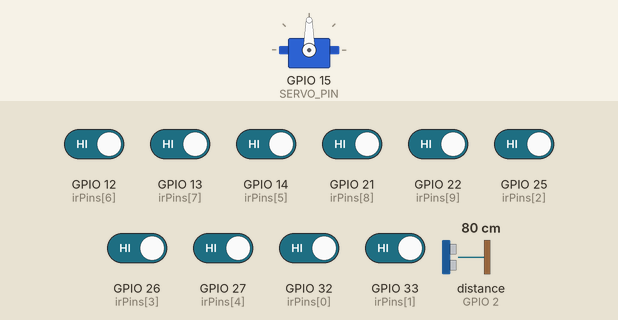
Simulated run of this sketch. Board: ESP32. On the bench: servo. Wiring (inferred from the names in the program): ultrasonic range finder: trigger GPIO 4; echo GPIO 2. The inputs (shaded band) are chosen by the test bench; at power-on: GPIO 12 (irPins[6]), GPIO 13 (irPins[7]), GPIO 14 (irPins[5]), GPIO 21 (irPins[8]), GPIO 22 (irPins[9]), GPIO 25 (irPins[2]), GPIO 26 (irPins[3]), GPIO 27 (irPins[4]), GPIO 32 (irPins[0]), GPIO 33 (irPins[1]) HIGH, distance to the obstacle (sensor on GPIO 2) 80 cm. The echo pulse lasts 58.3 µs per cm; WiFi joins after 1.5 s; servers stay silent unless stated.

Above: at 3.0 s.
3.1 s: distance to the obstacle (sensor on GPIO 2) set to 87 cm
4.6 s: distance to the obstacle (sensor on GPIO 2) set to 95 cm
At 5.3 s:
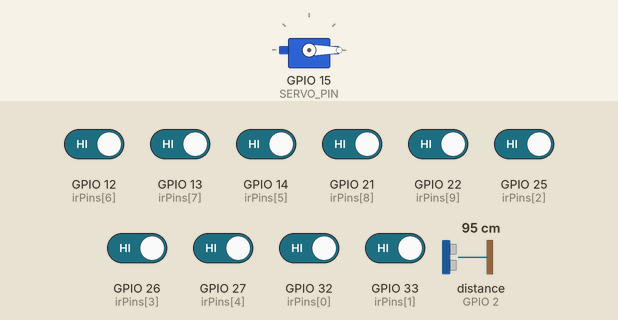
6.1 s: distance to the obstacle (sensor on GPIO 2) set to 2 cm
At 7.4 s:
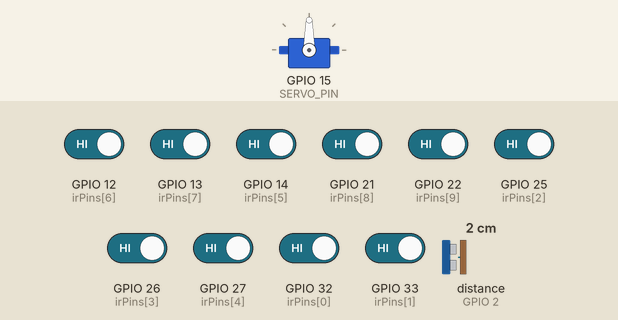
7.7 s: distance to the obstacle (sensor on GPIO 2) set to 120 cm
At 9.1 s:
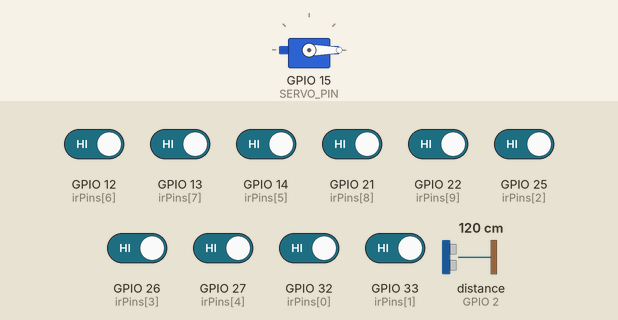
Timing chart, 0 to 10.3 s (numbered marks = the images above; inputs shaded):
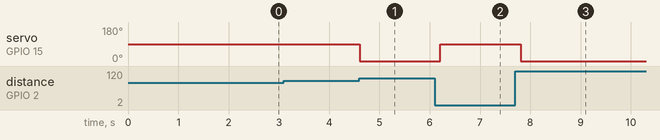

Measured:
- the behaviour switches between 90 and 91 cm on distance to the obstacle (sensor on GPIO 2) (found by bisection; images 0 and 1)
- after the input at 3.1 s, every drawn part: stays the same
- after the input at 4.6 s, servo on GPIO 15 (SERVO_PIN): 90° → 0° at once
- after the input at 6.1 s, servo on GPIO 15 (SERVO_PIN): 0° → 90° after 0.10 s
- after the input at 7.7 s, servo on GPIO 15 (SERVO_PIN): 90° → 0° after 0.11 s

The sketch:

esp32_node3_garage.ino
```cpp
// ===================== Smart Hotel AIoT - Node #3 =====================
// Area: Smart Garage
// Features: Gate (ultrasonic + servo), slot occupancy via IR sensors, live counts
// Dashboard: Blynk Dashboard 1 (or dedicated)

#define BLYNK_TEMPLATE_ID "YOUR_TEMPLATE_ID"
#define BLYNK_DEVICE_NAME "SmartHotel_Node3"
#define BLYNK_AUTH_TOKEN  "YOUR_DEVICE_TOKEN"

#define BLYNK_PRINT Serial
#include <WiFi.h>
#include <BlynkSimpleEsp32.h>
#include <ESP32Servo.h>

char ssid[] = "YOUR_SSID";
char pass[] = "YOUR_PASSWORD";

// Gate ultrasonic + servo
#define G_TRIG    4
#define G_ECHO    2
#define SERVO_PIN 15

// IR sensors for slots (adjust number)
const int NUM_SLOTS = 10;
int irPins[NUM_SLOTS] = {32,33,25,26,27,14,12,13,21,22}; // example pins

// Blynk virtual pins
#define V_CARS_COUNT     V40
#define V_SLOTS_FREE     V41
#define V_GATE_STATE     V42

Servo gateServo;
BlynkTimer timer;

float readUltrasonicCM(int trig, int echo) {
  pinMode(trig, OUTPUT); pinMode(echo, INPUT);
  digitalWrite(trig, LOW); delayMicroseconds(2);
  digitalWrite(trig, HIGH); delayMicroseconds(10);
  digitalWrite(trig, LOW);
  long duration = pulseIn(echo, HIGH, 30000UL);
  return duration * 0.034f / 2.0f;
}

void gateTask() {
  float d = readUltrasonicCM(G_TRIG, G_ECHO);
  bool open = (d > 0 && d < 90);
  gateServo.write(open ? 90 : 0);
  Blynk.virtualWrite(V_GATE_STATE, open ? 1 : 0);
}

void slotsTask() {
  int occupied = 0;
  for (int i = 0; i < NUM_SLOTS; i++) {
    int v = digitalRead(irPins[i]);
    // Adjust logic to your sensor: many IR modules are LOW when blocked
    if (v == LOW) occupied++;
  }
  int freeSlots = NUM_SLOTS - occupied;
  Blynk.virtualWrite(V_CARS_COUNT, occupied);
  Blynk.virtualWrite(V_SLOTS_FREE, freeSlots);
}

void setup() {
  Serial.begin(115200);
  gateServo.attach(SERVO_PIN);
  for (int i = 0; i < NUM_SLOTS; i++) pinMode(irPins[i], INPUT_PULLUP);

  Blynk.begin(BLYNK_AUTH_TOKEN, ssid, pass);
  timer.setInterval(400L, gateTask);
  timer.setInterval(1000L, slotsTask);
}

void loop() {
  Blynk.run();
  timer.run();
}
```
